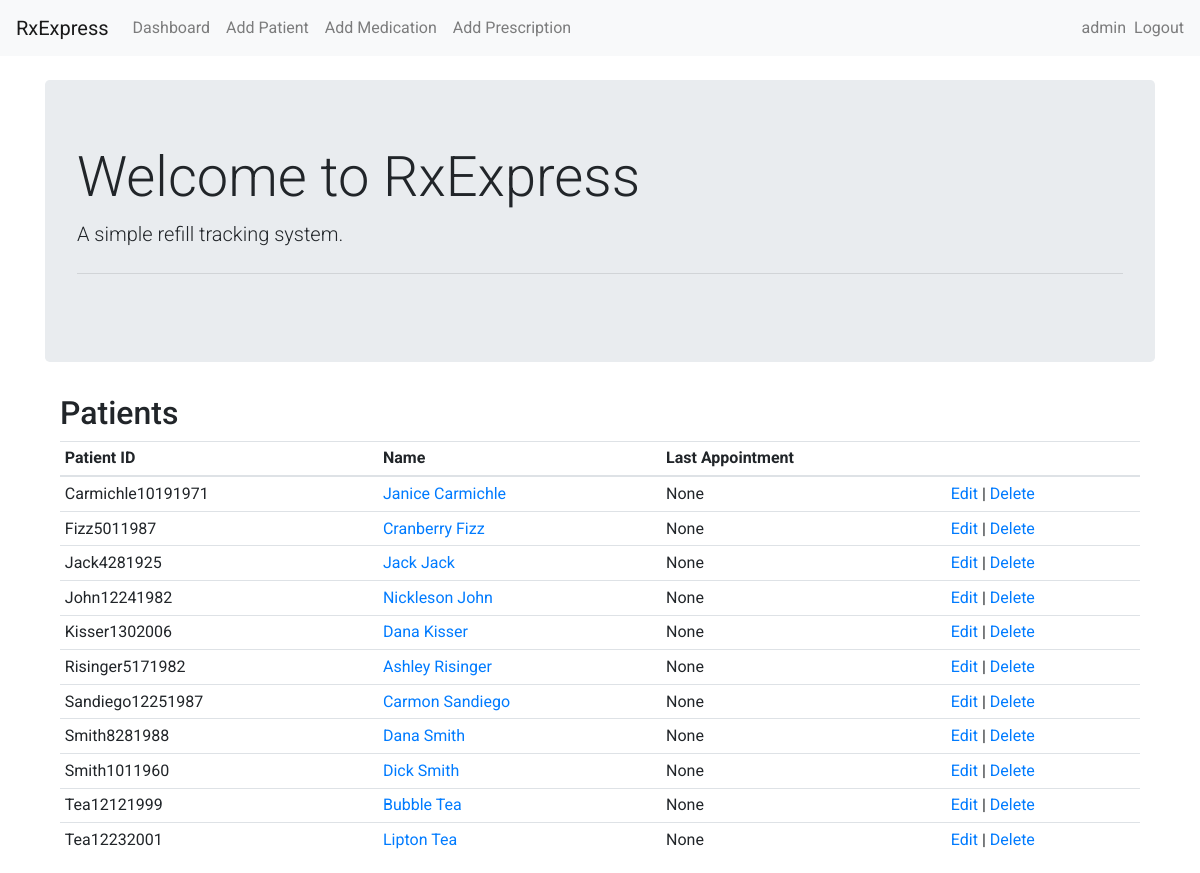
The app's page /patients/ (signed in), older data.
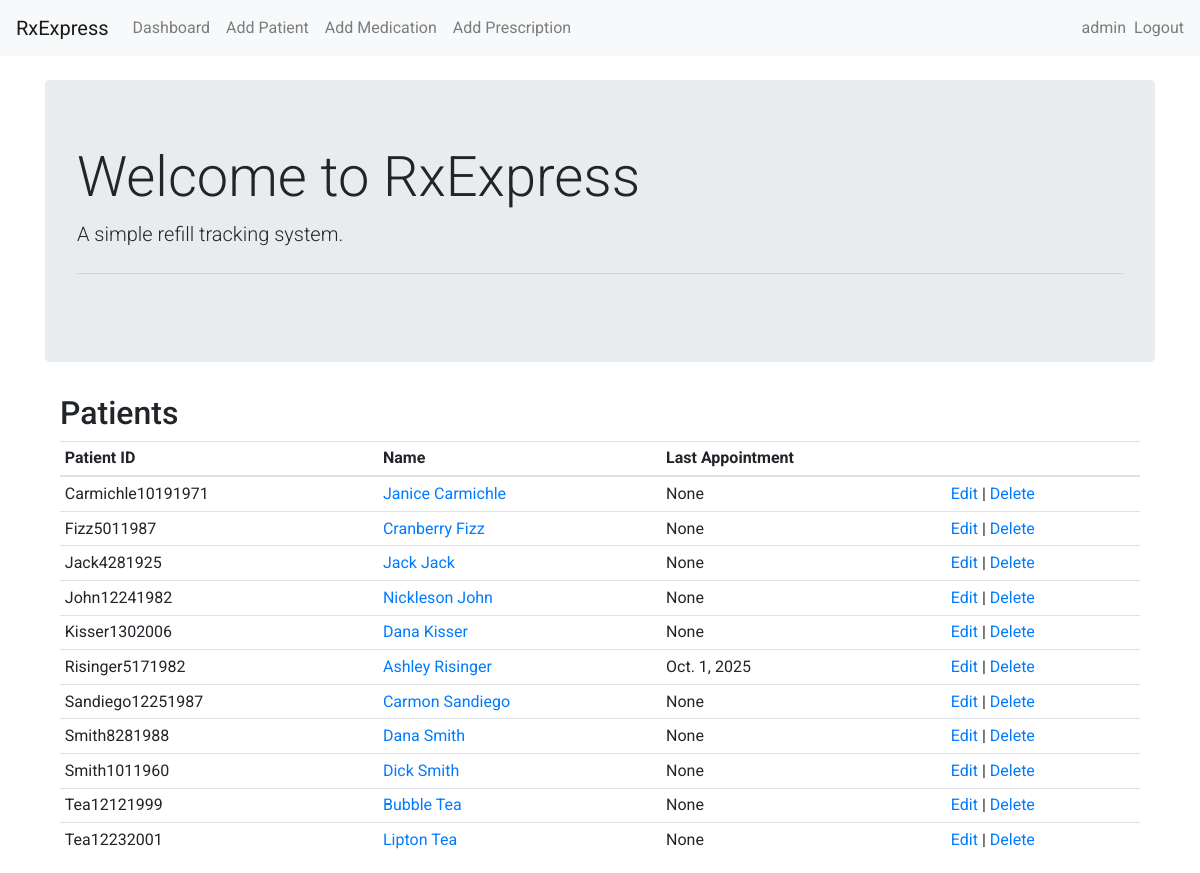
The same page, newer data.
### rxexpress/models.py (models this page shows, shortened)
class Patient(models.Model):
    patient_id = models.CharField(max_length=50, unique=True, null=True, blank=True)
    first_name = models.CharField(max_length=50)
    last_name = models.CharField(max_length=50)
    date_of_birth = models.DateField(null=True, blank=True)
    last_appointment = models.DateField(null=True, blank=True)
    last_fill_date = models.DateField(null=True, blank=True)

### rxexpress/views.py (the view)
# urls.py: path('patients/', views.patient_list_view, name='patient_list'),
@login_required
def patient_list_view(request):
    patients = Patient.objects.all().order_by('last_name', 'first_name')
    return render(request, 'patient_list.html', {'patients': patients})

### rxexpress/templates/patient_list.html
{% extends "index.html" %}
{% block content %}
<div class="container mt-4">
  <h2>Patients</h2>
  <table class="table table-sm">
    <thead><tr><th>Patient ID</th><th>Name</th><th>Last Appointment</th><th></th></tr></thead>
    <tbody>
      {% for p in patients %}
        <tr>
          <td>{{ p.patient_id }}</td>
          <td><a href="/patients/{{ p.pk }}/">{{ p.first_name }} {{ p.last_name }}</a></td>
          <td>{{ p.last_appointment }}</td>
          <td><a href="/patients/{{ p.pk }}/edit/">Edit</a> | <a href="/patients/{{ p.pk }}/delete/">Delete</a></td>
        </tr>
      {% endfor %}
    </tbody>
  </table>
</div>
{% endblock %}

### rxexpress/templates/index.html (shortened to what this page needs)
<!DOCTYPE html>
<html lang="en">
<head>
        <link rel="stylesheet" href="https://cdn.jsdelivr.net/npm/bootstrap@4.6.2/dist/css/bootstrap.min.css">
    </head>
<body>
<nav class="navbar navbar-expand-lg navbar-light bg-light">
    <a class="navbar-brand" href="/">RxExpress</a>
    <div class="collapse navbar-collapse">
        <ul class="navbar-nav mr-auto">
            <li class="nav-item"><a class="nav-link" href="/dashboard/">Dashboard</a></li>
            <li class="nav-item"><a class="nav-link" href="/add-patient/">Add Patient</a></li>
            <li class="nav-item"><a class="nav-link" href="/add-medication/">Add Medication</a></li>
            <li class="nav-item"><a class="nav-link" href="/add-prescription/">Add Prescription</a></li>
        </ul>
        <ul class="navbar-nav ml-auto align-items-center">
            {% if user.is_authenticated %}
                <li class="nav-item">
                    <span class="nav-item">
                        <span class="nav-link">{{ user.username}}</span>
                </li>
                <li class="nav-item">
                    <form method='post' action="{% url 'logout' %}" style="display: inline;">
                        <button type="submit"
                                class="nav-link btn btn-link"
                                style="padding: 0; border: none; background: none; cursor: pointer;">
                            Logout
                        </button>
                    </form>
                </li>
            {% else %}
                <li class="nav-item">
                    <a class="nav-link" href="{% url 'login' %}">Login</a>
                </li>
            {% endif %}
        </ul>
    </div>
</nav>
<div class="container mt-4">
    <div class="jumbotron">
        <h1 class="display-4">Welcome to RxExpress</h1>
        <p class="lead">A simple refill tracking system.</p>
        <hr class="my-4">
    </div>
    {% block content %}{% endblock %}
</div>
</body>
</html>

### rxexpress/templates/index.html (style rules this page uses)
body { font-family: "Roboto", sans-serif; }

Row changes from the older to the newer data that the page shows:
changed Patient "Risinger5171982": last_appointment "None" → "Oct. 1, 2025"
